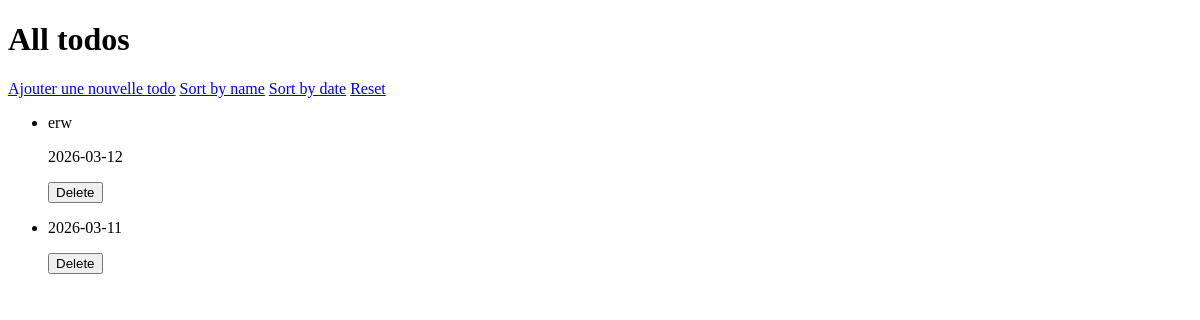
The app's page /displayAllTodosFromDatabase.php, older data.
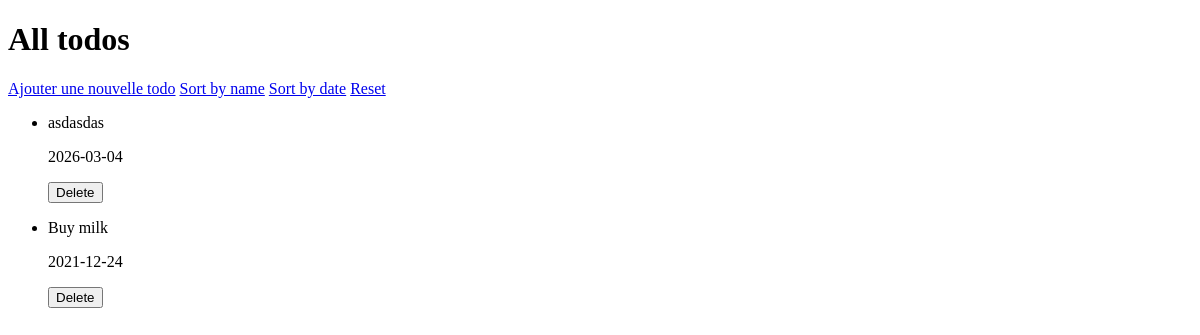
The same page, newer data.
### tables this page shows
CREATE TABLE todos (
    id INTEGER PRIMARY KEY AUTOINCREMENT,
    title TEXT NOT NULL,
    due_date TEXT
);

### public/displayAllTodosFromDatabase.php (the view, shortened to what this page needs)
<?php
$pdo = new PDO("sqlite:" . __DIR__ . "/../database.db", null, null, [PDO::ATTR_ERRMODE => PDO::ERRMODE_EXCEPTION]);
$sort = filter_input(INPUT_GET, "sort");
try {
    if ($sort === "name") {
        $stmt = $pdo->prepare("select * from todos order by title");
    } elseif ($sort === "date") {
        $stmt = $pdo->prepare("select * from todos order by due_date");
    } else {
        $stmt = $pdo->prepare("select * from todos");
    }
    $stmt->execute();
    $todos = $stmt->fetchAll();
} catch (PDOException $e) {
    echo "Error : " . $e->getMessage();
}
?>
<!doctype html>
<html lang="en">
<head>
</head>
<body>
    <h1>
        All todos
    </h1>
    <a href="writeTodoToDatabase.php">Ajouter une nouvelle todo</a>
    <a href="?sort=name">Sort by name</a>
    <a href="?sort=date">Sort by date</a>
    <a href="displayAllTodosFromDatabase.php">Reset</a>
    <ul>
        <?php foreach ($todos as $t): ?>
            <li>
                <div>
                    <p><?= htmlspecialchars($t["title"]) ?></p>
                    <p><?= $t["due_date"] ?></p>
                    <form action="deleteTodoFromDatabase.php" method="POST">
                        <button type="submit">Delete</button>
                    </form>
                </div>
            </li>
        <?php endforeach; ?>
    </ul>
</body>
</html>

Row changes from the older to the newer data that the page shows:
removed todos: title "erw", due_date "2026-03-12"
removed todos: due_date "2026-03-11"
added todos: title "asdasdas", due_date "2026-03-04"
added todos: title "Buy milk", due_date "2021-12-24"
